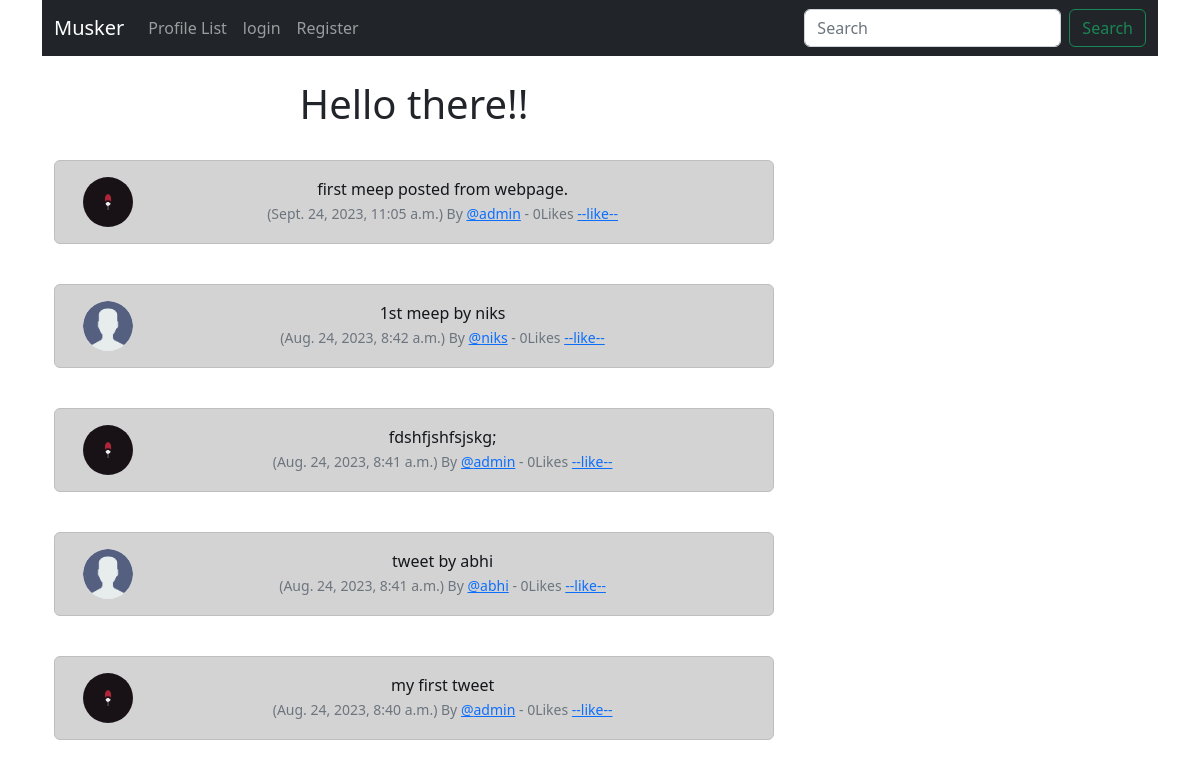
Before: / with the older database file.
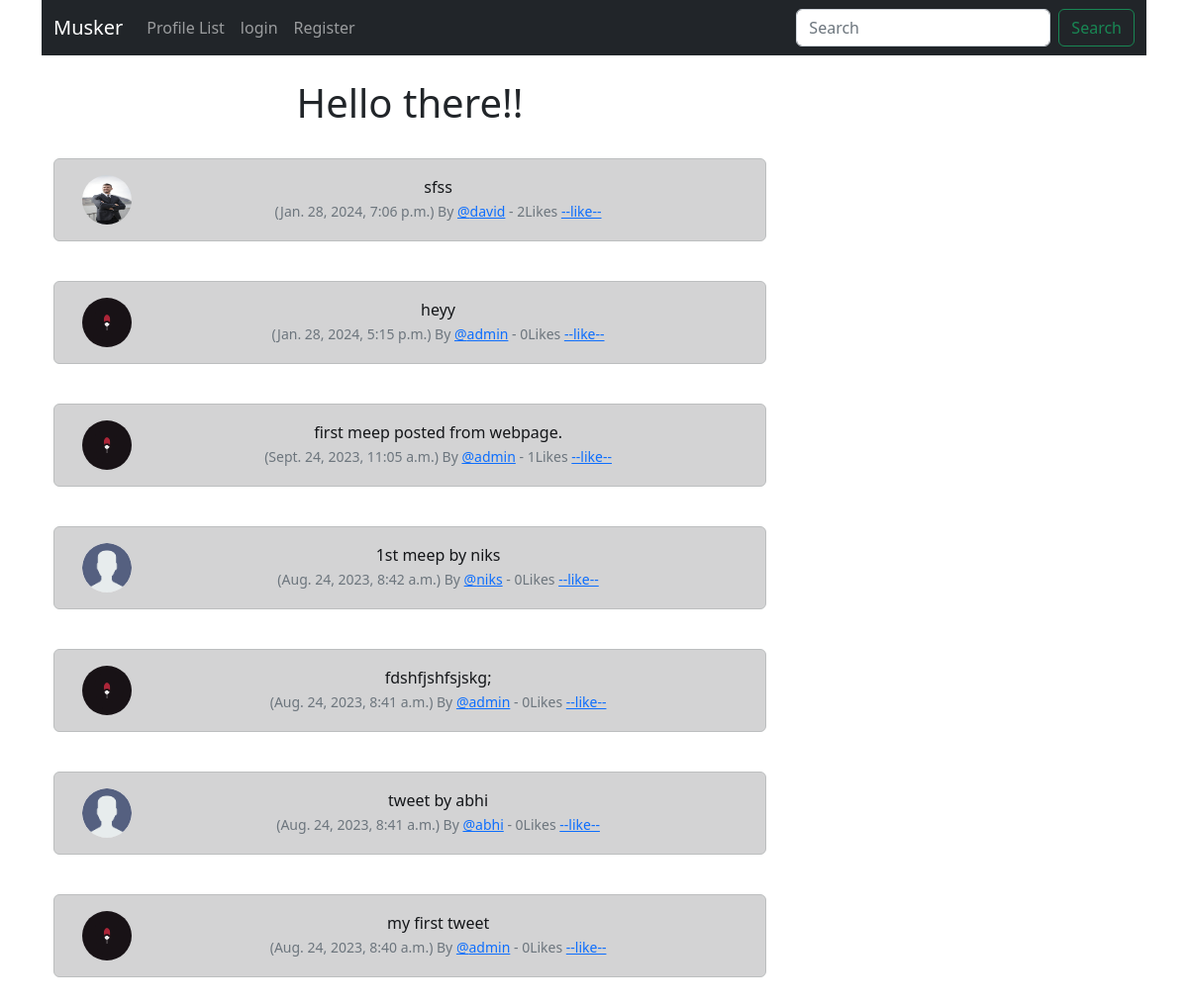
After: the same page with the newer database file.
### musker/models.py (models this page shows, shortened)
class Meep(models.Model):
    user = models.ForeignKey(
        User, related_name="meeps",
        on_delete=models.DO_NOTHING
        )
    body = models.CharField(max_length=200)
    created_at = models.DateTimeField(auto_now=True)
    likes = models.ManyToManyField(User, related_name='meep_like', blank=True)
    def number_of_likes(self):
        return self.likes.count()

class Profile(models.Model):
    user = models.OneToOneField(User, on_delete=models.CASCADE)
    follows = models.ManyToManyField('self',
        related_name="followed_by",
        symmetrical=False,
        blank=True)
    date_modified = models.DateTimeField(User, auto_now=True)
    profile_image = models.ImageField(null=True, blank=True, upload_to="images/")

### musker/views.py (the view)
# urls.py: path("", views.home, name="home"),
def home(request):
    if request.user.is_authenticated:
        form = MeepForm(request.POST or None)
        if request.method == "POST":
            if form.is_valid():
                meep = form.save(commit=False)
                meep.user = request.user
                meep.save()
                messages.success(request, "Your meep has been posted.")
                return redirect("home")
        meeps = Meep.objects.all().order_by("-created_at")
        return render(request, "home.html", {"meeps": meeps, "form":form})
    else:
        meeps = Meep.objects.all().order_by("-created_at")
        return render(request, "home.html", {"meeps": meeps})

### musker/templates/home.html (shortened to what this page needs)
{% extends "base.html"%} {% load static %} {% block content %}
<div class="container text-center">
  <div class="row">
    <div class="col-8">
      <h1>Hello there!!</h1>
      <br />
      {% for meep in meeps %}
      <div class="alert alert-dark" role="alert">
        <div class="container">
          <div class="row">
            <div class="col-1">
              {% if meep.user.profile.profile_image %}
              <img
                src="{{ meep.user.profile.profile_image.url }}"
                width="50"
                height="50"
                class="rounded-circle"
                alt="{{ meep.user.username }}"
              />
              {% else %}
              <img
                src="{% static 'images/dummy.png' %}"
                width="50"
                height="50"
                class="rounded-circle"
                alt="{{ meep.user.username }}"
              />
              {% endif %}
            </div>
            <div class="col-11">
              {{ meep.body }}<br />
              <small class="text-muted">
                ({{ meep.created_at }}) By
                <a href="{% url 'profile' meep.user.id %}">@{{ meep.user }}</a>
                - {{ meep.number_of_likes }}Likes
                  {% if request.user in meep.likes.all %}
                <a href="{% url 'like' meep.id %}"> --Unlike--</a>
                {% else %}
                <a href="{% url 'like' meep.id %}"> --like--</a>
                {% endif %}
              </small>
            </div>
          </div>
        </div>
      </div>
      <br />
      {% endfor %}
    </div>
    <div class="col-4">
      <br /><br />
    </div>
  </div>
</div>
{% endblock %}

Changed rows visible on the page:
added Meep: user.profile.profile_image (picture), body "sfss", created_at "Jan. 28, 2024, 7:06 p.m.", user "david", number_of_likes "2", shows "--like--"
added Meep: user.profile.profile_image (picture), body "heyy", created_at "Jan. 28, 2024, 5:15 p.m.", user "admin", number_of_likes "0", shows "--like--"
computed for Meep "first meep posted from webpage.": number_of_likes "0" → "1"
